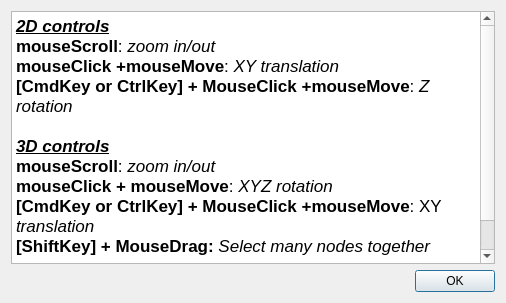
<?xml version="1.0" encoding="UTF-8"?>
<ui version="4.0">
 <class>HelpDialog</class>
 <widget class="QDialog" name="HelpDialog">
  <property name="geometry">
   <rect>
    <x>0</x>
    <y>0</y>
    <width>506</width>
    <height>303</height>
   </rect>
  </property>
  <property name="windowTitle">
   <string>Dialog</string>
  </property>
  <layout class="QVBoxLayout" name="verticalLayout">
   <item>
    <widget class="QTextEdit" name="textEdit">
     <property name="frameShape">
      <enum>QFrame::StyledPanel</enum>
     </property>
     <property name="html">
      <string>&lt;!DOCTYPE HTML PUBLIC &quot;-//W3C//DTD HTML 4.0//EN&quot; &quot;http://www.w3.org/TR/REC-html40/strict.dtd&quot;&gt;
&lt;html&gt;&lt;head&gt;&lt;meta name=&quot;qrichtext&quot; content=&quot;1&quot; /&gt;&lt;style type=&quot;text/css&quot;&gt;
p, li { white-space: pre-wrap; }
&lt;/style&gt;&lt;/head&gt;&lt;body style=&quot; font-family:'Lucida Grande'; font-size:13pt; font-weight:400; font-style:normal;&quot;&gt;
&lt;p style=&quot; margin-top:0px; margin-bottom:0px; margin-left:0px; margin-right:0px; -qt-block-indent:0; text-indent:0px;&quot;&gt;&lt;span style=&quot; font-weight:600; font-style:italic; text-decoration: underline;&quot;&gt;2D controls&lt;/span&gt;&lt;/p&gt;
&lt;p style=&quot; margin-top:0px; margin-bottom:0px; margin-left:0px; margin-right:0px; -qt-block-indent:0; text-indent:0px;&quot;&gt;&lt;span style=&quot; font-weight:600;&quot;&gt;mouseScroll&lt;/span&gt;: &lt;span style=&quot; font-style:italic;&quot;&gt;zoom in/out&lt;/span&gt;&lt;/p&gt;
&lt;p style=&quot; margin-top:0px; margin-bottom:0px; margin-left:0px; margin-right:0px; -qt-block-indent:0; text-indent:0px;&quot;&gt;&lt;span style=&quot; font-weight:600;&quot;&gt;mouseClick +mouseMove&lt;/span&gt;: &lt;span style=&quot; font-style:italic;&quot;&gt;XY translation&lt;/span&gt;&lt;/p&gt;
&lt;p style=&quot; margin-top:0px; margin-bottom:0px; margin-left:0px; margin-right:0px; -qt-block-indent:0; text-indent:0px;&quot;&gt;&lt;span style=&quot; font-weight:600;&quot;&gt;[CmdKey or CtrlKey] + MouseClick +mouseMove&lt;/span&gt;: &lt;span style=&quot; font-style:italic;&quot;&gt;Z rotation&lt;/span&gt;&lt;/p&gt;
&lt;p style=&quot;-qt-paragraph-type:empty; margin-top:0px; margin-bottom:0px; margin-left:0px; margin-right:0px; -qt-block-indent:0; text-indent:0px;&quot;&gt;&lt;br /&gt;&lt;/p&gt;
&lt;p style=&quot; margin-top:0px; margin-bottom:0px; margin-left:0px; margin-right:0px; -qt-block-indent:0; text-indent:0px;&quot;&gt;&lt;span style=&quot; font-weight:600; font-style:italic; text-decoration: underline;&quot;&gt;3D controls&lt;/span&gt;&lt;/p&gt;
&lt;p style=&quot; margin-top:0px; margin-bottom:0px; margin-left:0px; margin-right:0px; -qt-block-indent:0; text-indent:0px;&quot;&gt;&lt;span style=&quot; font-weight:600;&quot;&gt;mouseScroll&lt;/span&gt;: &lt;span style=&quot; font-style:italic;&quot;&gt;zoom in/out&lt;/span&gt;&lt;/p&gt;
&lt;p style=&quot; margin-top:0px; margin-bottom:0px; margin-left:0px; margin-right:0px; -qt-block-indent:0; text-indent:0px;&quot;&gt;&lt;span style=&quot; font-weight:600;&quot;&gt;mouseClick + mouseMove&lt;/span&gt;: &lt;span style=&quot; font-style:italic;&quot;&gt;XYZ rotation&lt;/span&gt;&lt;/p&gt;
&lt;p style=&quot; margin-top:0px; margin-bottom:0px; margin-left:0px; margin-right:0px; -qt-block-indent:0; text-indent:0px;&quot;&gt;&lt;span style=&quot; font-weight:600;&quot;&gt;[CmdKey or CtrlKey] + MouseClick +mouseMove&lt;/span&gt;: XY &lt;span style=&quot; font-style:italic;&quot;&gt;translation&lt;/span&gt;&lt;/p&gt;
&lt;p style=&quot; margin-top:0px; margin-bottom:0px; margin-left:0px; margin-right:0px; -qt-block-indent:0; text-indent:0px;&quot;&gt;&lt;span style=&quot; font-weight:600;&quot;&gt;[ShiftKey] + MouseDrag:&lt;/span&gt;&lt;span style=&quot; font-style:italic;&quot;&gt; Select many nodes together&lt;/span&gt;&lt;/p&gt;
&lt;p style=&quot;-qt-paragraph-type:empty; margin-top:0px; margin-bottom:0px; margin-left:0px; margin-right:0px; -qt-block-indent:0; text-indent:0px;&quot;&gt;&lt;br /&gt;&lt;/p&gt;
&lt;p style=&quot;-qt-paragraph-type:empty; margin-top:0px; margin-bottom:0px; margin-left:0px; margin-right:0px; -qt-block-indent:0; text-indent:0px;&quot;&gt;&lt;br /&gt;&lt;/p&gt;&lt;/body&gt;&lt;/html&gt;</string>
     </property>
     <property name="textInteractionFlags">
      <set>Qt::NoTextInteraction</set>
     </property>
    </widget>
   </item>
   <item>
    <widget class="QDialogButtonBox" name="buttonBox">
     <property name="orientation">
      <enum>Qt::Horizontal</enum>
     </property>
     <property name="standardButtons">
      <set>QDialogButtonBox::Ok</set>
     </property>
    </widget>
   </item>
  </layout>
 </widget>
 <resources/>
 <connections>
  <connection>
   <sender>buttonBox</sender>
   <signal>accepted()</signal>
   <receiver>HelpDialog</receiver>
   <slot>accept()</slot>
   <hints>
    <hint type="sourcelabel">
     <x>248</x>
     <y>254</y>
    </hint>
    <hint type="destinationlabel">
     <x>157</x>
     <y>274</y>
    </hint>
   </hints>
  </connection>
  <connection>
   <sender>buttonBox</sender>
   <signal>rejected()</signal>
   <receiver>HelpDialog</receiver>
   <slot>reject()</slot>
   <hints>
    <hint type="sourcelabel">
     <x>316</x>
     <y>260</y>
    </hint>
    <hint type="destinationlabel">
     <x>286</x>
     <y>274</y>
    </hint>
   </hints>
  </connection>
 </connections>
</ui>
